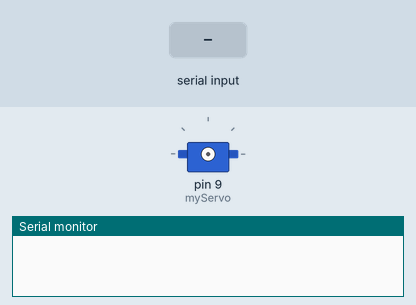
The sketch below on a simulated Arduino Uno, built with avr-gcc and run on an emulated ATmega328P. On the bench: servo, the last lines printed to the serial monitor. Inputs (shaded band) come from the test bench.

Above: at 1.2 s.
1.3 s: "1" received over Serial
2.8 s: "2" received over Serial
At 4.2 s:
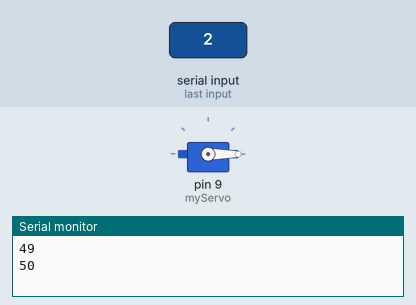
Timing chart, 0 to 5.8 s (numbered marks = the images above; inputs shaded):
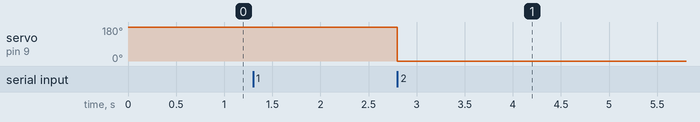

Measured:
- after the input at 2.8 s, servo on pin 9 (myServo): 180° → 0° at once

The sketch:

sketch_feb12a.ino
```cpp
#include <Servo.h>

int serialData = 0;
Servo myServo;

void setup()
{
  Serial.begin(9600);
}

void loop()
{
  if (Serial.available() > 0)
  {
    serialData = Serial.read();
    if(serialData == 49) {
      myServo.attach(9);
      myServo.write(180);
    }
    else if(serialData == 50) {
      myServo.attach(9);
      myServo.write(0);
    }
    else {
      myServo.detach();
    }
    Serial.println(serialData);
  }
}
```
